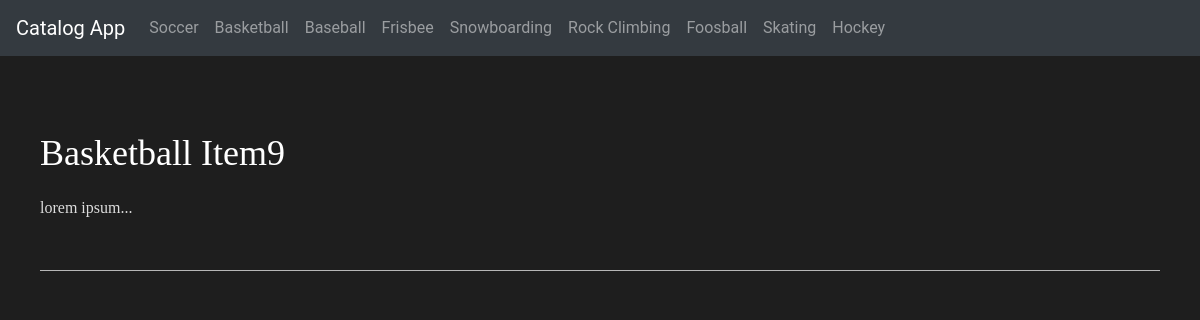
/item/12, run on the app's committed database.
### database_setup.py (models this page shows, shortened)
class Category(Base):
    __tablename__ = 'category'
    id = Column(Integer, primary_key=True)
    title = Column(String(250), nullable=False)

class Item(Base):
    __tablename__ = 'item'
    id = Column(Integer, primary_key=True)
    title = Column(String(250), nullable=False)
    description = Column(Text, nullable=False)
    user_id = Column(Integer, ForeignKey('user.id'))
    user = relationship(User)
    category_id = Column(Integer, ForeignKey('category.id'))
    category = relationship(Category)
    created_at = Column(DateTime, default=datetime.datetime.utcnow)

### app.py (the view)
@app.route('/item/<int:item_id>')
def showItem(item_id):
    print(item_id)
    item = session.query(Item).filter_by(id=item_id).first()
    return render_template('item.html', item=item)

### app.py (called while the page is built)
@app.context_processor
def inject_categories():
    categories_db = session.query(Category).all()
    return dict(categories=categories_db)

@app.context_processor
def inject_login_status():
    state = get_state_token()
    if 'username' in login_session:
        isLoggedIn = True
    else:
        isLoggedIn = False
    return dict(isLoggedIn=isLoggedIn, user_info=login_session, STATE=state)

def get_state_token():
    if 'state' in login_session:
        return login_session['state']
    else:
        state = ''.join(
            random.choice(string.ascii_uppercase + string.digits)
            for x in range(32))
        login_session['state'] = state
        return state

### templates/item.html (shortened to what this page needs)
{% extends "main.html" %}
{% block content %}
<div class="content">
    <p class="title">{{ item.title }}</p>
    <p class="description">{{ item.description }}</p>
    <hr />
</div>
{% endblock %}

### templates/header.html (shortened to what this page needs)
<nav class="navbar navbar-expand-lg navbar-dark bg-dark">
    <a class="navbar-brand" href="{{url_for('main')}}">Catalog App</a>
    <div class="collapse navbar-collapse" id="navbarNav">
      <ul class="navbar-nav">
        {% for category in categories %}
            <li id="{{category.id}}" class="nav-item">
            <a class="nav-link" href="{{url_for('showCategory', category_id=category.id)}}">{{ category.title }}</a>
            </li>
        {% endfor %}
      </ul>
    </div>
  </nav>

### static/styles.css (style rules this page uses)
body { background-color: #1e1e1e; font-family: 'Roboto'; }
.content { padding: 40px; }
.title { font-size: 36px; color: #fff; font-family: 'Roboto-Light'; margin-top: 30px; }
.description { font-size: 16px; color: #ddd; font-family: 'Roboto-Light'; }
hr { background-color: #ccc; margin-top: 50px; margin-bottom: 50px; }

### data on the page
Category: title "Soccer"
Category: title "Basketball"
Category: title "Baseball"
Category: title "Frisbee"
Category: title "Snowboarding"
Category: title "Rock Climbing"
Category: title "Foosball"
Category: title "Skating"
Category: title "Hockey"
Item: title "Basketball Item9", description "lorem ipsum..."
